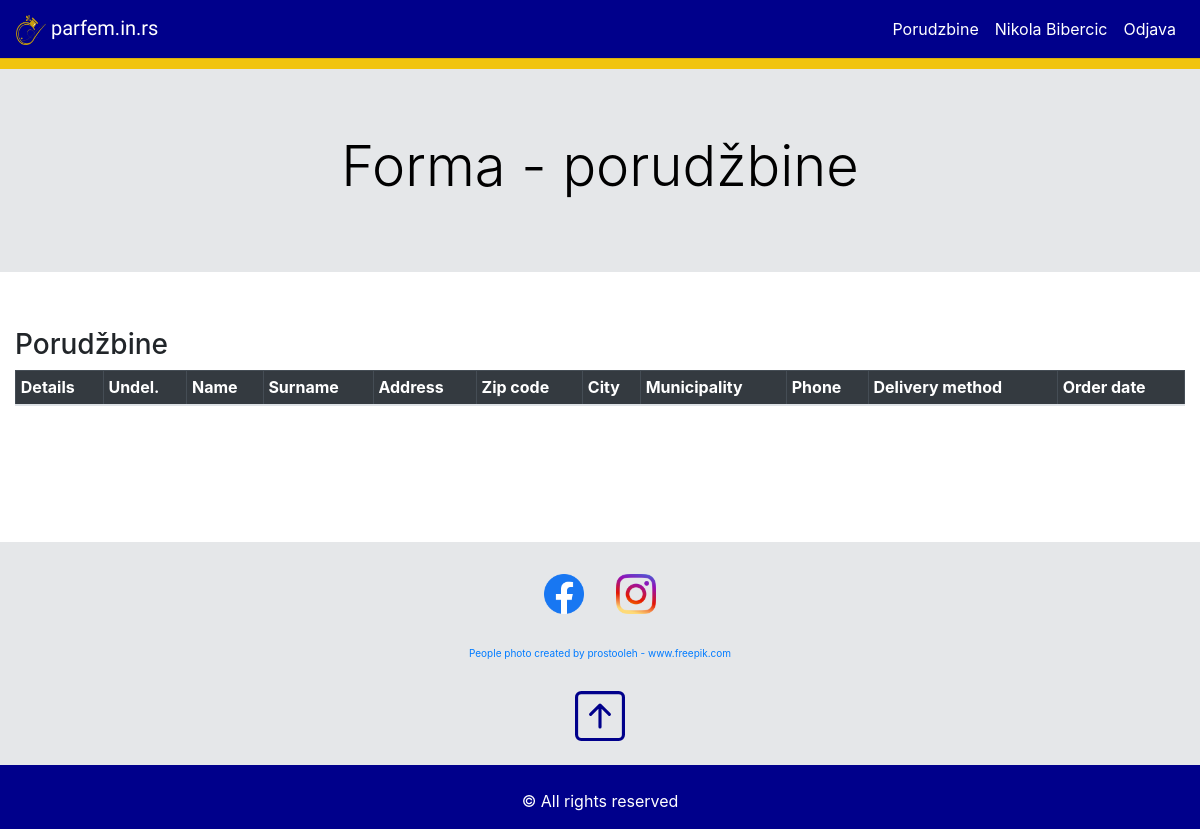
The page /views/admin.orders.view.php (signed in) on the database its author committed.
### tables this page shows
CREATE TABLE settings(
	setting_id int AUTO_INCREMENT PRIMARY KEY,
	setting_description varchar(150),
	setting_value varchar(150),
	setting_value_2 varchar(150)
);

### classes/Connection.php (called while the page is built)
<?php
    class Connection{
        public $host='localhost';
        public $dbname='shop';
        public $username='root';
        public $password='';
        public function connect(){
            try{
                return new PDO("mysql:host={$this->host};dbname={$this->dbname};charset=utf8",$this->username,$this->password);
            }catch(PDOException $e){
                echo 'Error'.$e->getMessage();
            }
        }
    }
?>

### objects.php (called while the page is built, shortened)
<?php
    require 'classes/Connection.php';
    require 'classes/ConnectionBuilder.php';
    require 'classes/User.php';
    require 'classes/Setting.php';
    $conn = new Connection();
    $user = new User($conn->connect());
    $setting = new Setting($conn->connect());
?>

### classes/ConnectionBuilder.php (called while the page is built, shortened)
<?php
    class ConnectionBuilder{
        public function __construct($conn){
            $this->conn = $conn;
        }
    }
?>

### classes/User.php (called while the page is built, shortened)
<?php
    class User extends ConnectionBuilder{
        public function checkUserAdmin($user_id){
            $sql = "select ur.user_id
                    from user_roles ur
                    inner join roles r on r.role_id = ur.role_id
                    where   ur.user_id = {$user_id}
                            and r.name = 'Admin' ";
            $query = $this->conn->prepare($sql);
            $query->execute();
            $checkUserAdmin = $query->fetchAll(PDO::FETCH_OBJ);
            return $checkUserAdmin;
        }
    }
?>

### classes/Setting.php (the view, shortened to what this page needs)
<?php
    class Setting extends ConnectionBuilder{
        public function selectSettingValue($settingId){
            $sql = "
                select s.setting_value,s.setting_value_2
                from settings s
                where s.setting_id = {$settingId}
            ";
            $query = $this->conn->prepare($sql);
            $query->execute();
            $result = $query->fetchAll(PDO::FETCH_OBJ);
            return $result;
        }
        public function navbar($text){
            $navbarJumbotronColor = $this->selectSettingValue(2);
            $navbarJumbotronTextColor = $this->selectSettingValue(4);
            echo '<div class="jumbotron jumbotron-fluid" style="background-color:'.$navbarJumbotronColor[0]->setting_value.'; color:'.$navbarJumbotronTextColor[0]->setting_value.' " >';
                echo '<div class="container text-center" > ';
                    echo '<h1 class="display-4">'.$text.'</h1>';
                echo '</div>';
            echo '</div>';
        }
    }
?>

### partials/navbar.php (shortened to what this page needs)
<?php
$navbarTextColor = $setting->selectSettingValue(23);
$navbarLogoImageLinkShow = $setting->selectSettingValue(24);
?>
<div class="sticky-top">
    <?php $navbarBackgroundColor = $setting->selectSettingValue(21); ?>
    <nav class="navbar navbar-expand-lg navbar-dark" <?php echo 'style="background-color: '.$navbarBackgroundColor[0]->setting_value.'; " '?> >
            <a class="navbar-brand" href="/shop/index.php" <?php echo 'style="font-family: Dancing Script, cursive; color:'.$navbarTextColor[0]->setting_value.'; " ' ?>>
                <?php $logoIconLink = $setting->selectSettingValue(17); ?>
                <?php if($navbarLogoImageLinkShow[0]->setting_value=='true'): ?>
                    <img src=<?php echo $logoIconLink[0]->setting_value ?> class="card-img-top" alt="" style="height:30px; width:30px;">
                <?php endif; ?>
                parfem.in.rs
            </a>
            <div class="collapse navbar-collapse" id="navbarTogglerDemo02">
                <ul class="navbar-nav ml-auto">
                    <?php
                        if(isset($_SESSION['user'])){
                            $userId = $_SESSION['user']->user_id;
                        }
                    ?>
                    <?php if(!isset($_SESSION['user'])):  ?>
                        <?php echo ''; ?>
                    <?php elseif($user->checkUserAdmin($userId) or $user->checkUserBloger($userId)):  ?>
                        <li class="nav-item">
                            <a href="/shop/views/admin.orders.view.php" class="nav-link" id="navLink1" <?php echo 'style="color: '.$navbarTextColor[0]->setting_value.'; " '?>>Porudzbine</a>
                        </li>
                    <?php endif; ?>
                    <?php if(isset($_SESSION['user'])): ?>
                        <li class="nav-item">
                            <a href="/shop/views/admin.view.php" class="nav-link" id="navLink2" <?php echo 'style="color: '.$navbarTextColor[0]->setting_value.'; " '?>>
                                <?php
                                    echo $_SESSION['user']->name;
                                ?>
                            </a>
                        </li>
                        <li class="nav-item"><a href="/shop/files/logout.php" class="nav-link" id="navLink3" <?php echo 'style="color: '.$navbarTextColor[0]->setting_value.'; " '?>>Odjava</a></li>
                    <?php else: ?>
                        <li class="nav-item" ><a href="/shop/views/login.view.php" class="nav-link" id="navLink4" <?php echo 'style="color: '.$navbarTextColor[0]->setting_value.'; " '?>>Prijava</a></li>
                    <?php endif; ?>
                </ul>
            </div>
    </nav>
    <?php $navbarJumbotronColor = $setting->selectSettingValue(3); ?>
    <hr class="" class="bg-warning" <?php echo 'style="background-color:'.$navbarJumbotronColor[0]->setting_value.'; height:10px; margin:auto; " ' ?> >
</div>

### partials/footer.php (shortened to what this page needs)
    <?php $footerJumbotronColor = $setting->selectSettingValue(1); ?>
    <div class="container-fluid" <?php echo 'style="background-color:'.$footerJumbotronColor[0]->setting_value.'; " ' ?> >
        <div class="row">
            <div class="col-12" >
                <br>
                <ul class="nav justify-content-center">
                    <?php
                        $facebookIconShow = $setting->selectSettingValue(7);
                        if($facebookIconShow[0]->setting_value=='true'):
                     ?>
                        <li class="nav-item"><a href="#" class="nav-link"><img src=<?php $facebookIconLink = $setting->selectSettingValue(9); echo $facebookIconLink[0]->setting_value; ?> class="img-fluid" alt="Responsive image" width="40px" height="40px"></a></li>
                    <?php endif; ?>
                    <?php
                        $instagramIconShow = $setting->selectSettingValue(8);
                        if($instagramIconShow[0]->setting_value=='true'):
                     ?>
                        <li class="nav-item"><a href="#" class="nav-link"><img src=<?php $instagramIconLink = $setting->selectSettingValue(10); echo $instagramIconLink[0]->setting_value; ?> class="img-fluid" alt="Responsive image" width="40px" height="40px"></a></li>
                    <?php endif; ?>
                </ul>
                <br>
                <div class="text-center" style="font-size: 10px;">
                    <?php
                        $footerJumbotronlink1Show = $setting->selectSettingValue(12);
                        if($footerJumbotronlink1Show[0]->setting_value=='true'):
                     ?>
                        <?php $footerJumbotronlink1 = $setting->selectSettingValue(14); ?>
                        <a href=<?php echo $footerJumbotronlink1[0]->setting_value;  ?> ><?php echo $footerJumbotronlink1[0]->setting_value_2;  ?></a>
                        <br>
                    <?php endif; ?>
                    <?php $backToTopTextColor = $setting->selectSettingValue(11); ?>
                    <br>
                    <br>
                    <a id="back-to-top" href="#" class="" role="button" title="Click to return on the top page" data-toggle="tooltip" data-placement="left">
                        <svg xmlns="http://www.w3.org/2000/svg" width="50" height="50" fill="currentColor" class="bi bi-arrow-up-square" viewBox="0 0 16 16"  <?php echo 'style="color:'.$backToTopTextColor[0]->setting_value.'; " ' ?> >
                            <path fill-rule="evenodd" d="M15 2a1 1 0 0 0-1-1H2a1 1 0 0 0-1 1v12a1 1 0 0 0 1 1h12a1 1 0 0 0 1-1V2zM0 2a2 2 0 0 1 2-2h12a2 2 0 0 1 2 2v12a2 2 0 0 1-2 2H2a2 2 0 0 1-2-2V2zm8.5 9.5a.5.5 0 0 1-1 0V5.707L5.354 7.854a.5.5 0 1 1-.708-.708l3-3a.5.5 0 0 1 .708 0l3 3a.5.5 0 0 1-.708.708L8.5 5.707V11.5z"/>
                        </svg>
                    </a>
                </div>
                <br>
            </div>
        </div>
    </div>
    <?php
        $footerColor = $setting->selectSettingValue(5);
        $footerTextColor = $setting->selectSettingValue(6);
    ?>
    <div class="container-fluid" <?php echo 'style="background-color:'.$footerColor[0]->setting_value.'; color:'.$footerTextColor[0]->setting_value.'  " ' ?> >
        <div class="row">
            <div class="col-12 text-center">
                <div>
                    <br>
                    <p>&copy; All rights reserved</p>
                </div>
            </div>
        </div>
    </div>
</body>
</html>

### rows shown on the page
settings: setting_value (picture)
settings: setting_value (picture)
settings: setting_value (picture)
settings: setting_value_2 "People photo created by prostooleh - www.freepik.com"

### other values the page prints
$_SESSION['user']->name "Nikola Bibercic"
$text "Forma - porudžbine"
